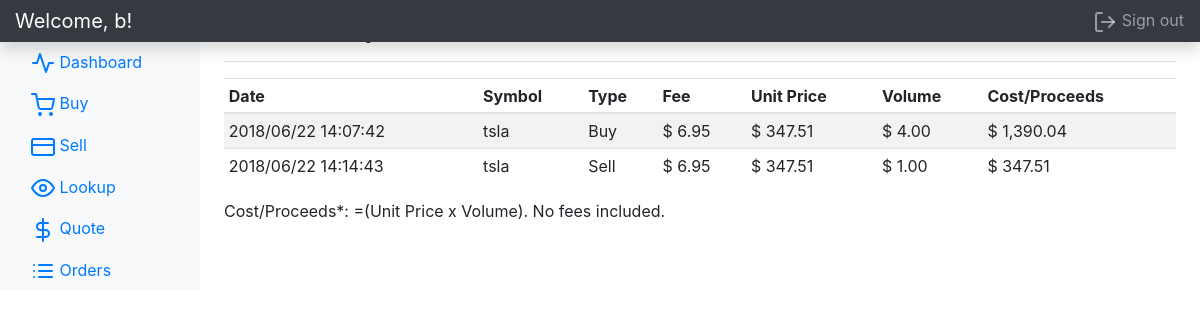
The app's page /order/ (signed in) with its own data.
### tables this page shows
CREATE TABLE orders(
        pk INTEGER PRIMARY KEY AUTOINCREMENT,
        username VARCHAR(16) NOT NULL,
        ticker_symbol VARCHAR(10) NOT NULL,
        date_time DATETIME NOT NULL,
        transaction_type BOOL NOT NULL,
        unit_price FLOAT NOT NULL,
        volume INTEGER NOT NULL,
        fee FLOAT NOT NULL,
        FOREIGN KEY(username) REFERENCES users(username)
    );

### core/controllers/order.py (the view)
@order_ctrl.route('/', methods=['GET'])
def show_order():
    return __order_history(session['user'])

### core/controllers/order.py (called while the page is built)
def __order_history(username):
    orders = None
    error = None
    try:
        orders = Order().get_order_history(username)
    except Exception as e:
        error = e.args[0]
    return render_template(html_filename, orders=orders, error=error)

### core/mapper/base_mapper.py (called while the page is built)
    def execute_query(self, sql_command):
        with db.connect('master.db', check_same_thread=False) as conn:
            cursor = conn.cursor()
            cursor.execute(sql_command)
            return cursor.fetchall()

### core/model/order.py (called while the page is built)
    def get_order_history(self, username):
        return OrderMapper().select_order_history(username)

### core/templates/order.html (shortened to what this page needs)
<!doctype html>
<html lang="en">
<head>
    <link href="https://getbootstrap.com/docs/4.1/dist/css/bootstrap.min.css" rel="stylesheet">
    <link href="https://getbootstrap.com/docs/4.1/examples/dashboard/dashboard.css" rel="stylesheet">
</head>
<body>
    <nav class="navbar navbar-dark fixed-top bg-dark flex-md-nowrap p-0 shadow">
        <a class="navbar-brand col-sm-3 col-md-2 mr-0" href="#">Welcome, {{ session['user'] }}!</a>
        <ul class="navbar-nav px-3">
            <li class="nav-item text-nowrap">
                <a class="nav-link" href="{{ url_for('logout.logout') }}">
                    <span data-feather="log-out"></span>
                    Sign out
                </a>
            </li>
        </ul>
    </nav>
    <div class="container-fluid">
        <div class="row">
            <nav class="col-md-2 d-none d-md-block bg-light sidebar">
                <div class="sidebar-sticky">
                    <ul class="nav flex-column">
                        <li class="nav-item">
                            <a class="nav-link" href="{{ url_for('home.show_home') }}">
                            </a>
                        </li>
                        <li class="nav-item">
                            <a class="nav-link" href="{{ url_for('dashboard.show_dashboard') }}">
                                <span data-feather="activity"></span>
                                Dashboard
                            </a>
                        </li>
                        <li class="nav-item">
                            <a class="nav-link" href="{{ url_for('buy.show_buy') }}">
                                <span data-feather="shopping-cart"></span>
                                Buy
                            </a>
                        </li>
                        <li class="nav-item">
                            <a class="nav-link" href="{{ url_for('sell.show_sell') }}">
                                <span data-feather="credit-card"></span>
                                Sell
                            </a>
                        </li>
                        <li class="nav-item">
                            <a class="nav-link" href="{{ url_for('lookup.show_lookup') }}">
                                <span data-feather="eye"></span>
                                Lookup
                            </a>
                        </li>
                        <li class="nav-item">
                            <a class="nav-link" href="{{ url_for('quote.show_quote') }}">
                                <span data-feather="dollar-sign"></span>
                                Quote
                            </a>
                        </li>
                        <li class="nav-item">
                            <a class="nav-link active" href="{{ url_for('order.show_order') }}">
                                <span data-feather="list"></span>
                                Orders
                            </a>
                        </li>
                    </ul>
                </div>
            </nav>
            <main role="main" class="col-md-9 ml-sm-auto col-lg-10 px-4">
                <div class="d-flex justify-content-between flex-wrap flex-md-nowrap align-items-center pt-3 pb-2 mb-3 border-bottom">
                    <h4 class="h4">Order History</h4>
                </div>
                {% if error %}
                <p> Error: {{ error }}. </p>
                {% elif orders %}
                <div class="table-responsive">
                    <table class="table table-striped table-sm">
                        <thead>
                            <tr>
                                <th>Date</th>
                                <th>Symbol</th>
                                <th>Type</th>
                                <th>Fee</th>
                                <th>Unit Price</th>
                                <th>Volume</th>
                                <th>Cost/Proceeds</th>
                            </tr>
                        </thead>
                        <tbody>
                            {% for item in orders %}
                            <tr>
                                <td>{{ item['date_time'].strftime('%Y/%m/%d %H:%M:%S') }}</td>
                                <td>{{ item['ticker_symbol'] }}</td>
                                {%if item['order_type'] == 'B' %}
                                <td>Buy</td>
                                {%elif item['order_type'] == 'S' %}
                                <td>Sell</td>
                                {% else %}
                                <td>Invalid</td>
                                {% endif %}
                                <td>{{ "$ {:,.2f}".format(item['fee']) }}</td>
                                <td>{{ "$ {:,.2f}".format(item['unit_price']) }}</td>
                                <td>{{ "$ {:,.2f}".format(item['volume']) }}</td>
                                <td>{{ "$ {:,.2f}".format(item['volume'] * item['unit_price']) }}</td>
                            </tr>
                            {% endfor %}
                        </tbody>
                    </table>
                </div>
                <div>
                    <p> Cost/Proceeds*: =(Unit Price x Volume). No fees included. </p>
                </div>
                {% endif %}
            </main>
        </div>
    </div>
</body>
</html>

### records on screen
orders: date_time "2018/06/22 14:07:42", ticker_symbol "tsla", shows "Buy", fee "$ 6.95", unit_price "$ 347.51", volume "$ 4.00", item['volume']*item['unit_price'] "$ 1,390.04"
orders: date_time "2018/06/22 14:14:43", ticker_symbol "tsla", shows "Sell", fee "$ 6.95", unit_price "$ 347.51", volume "$ 1.00", item['volume']*item['unit_price'] "$ 347.51"

### other values on screen
{{ session['user'] }} "b"
